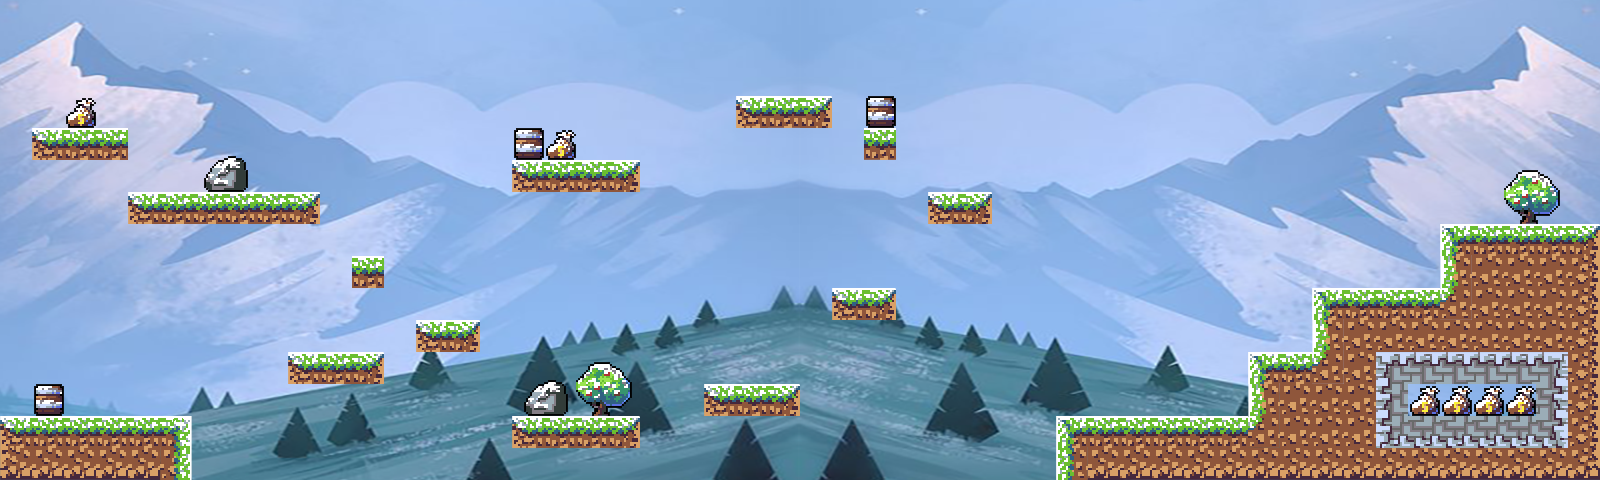

This is a level from a 2D game, rendered from its Tiled map with the project's own tilesets. A one-line summary and the complete map file follow:
An orthogonal 50x15 tile map with 32x32 px tiles, 2 tile layers (Base, Colision), 1 image layer.

<map version="1.2" tiledversion="1.2.5" orientation="orthogonal" renderorder="right-down" width="50" height="15" tilewidth="32" tileheight="32" infinite="0" nextlayerid="4" nextobjectid="1">
 <tileset firstgid="1" source="Platformer_tileset.tsx" />
 <imagelayer id="2" name="Background">
  <image source="platformer_background.png" width="1600" height="480" />
 </imagelayer>
 <layer id="1" name="Base" width="50" height="15">
  <data encoding="csv">
0,0,0,0,0,0,0,0,0,0,0,0,0,0,0,0,0,0,0,0,0,0,0,0,0,0,0,0,0,0,0,0,0,0,0,0,0,0,0,0,0,0,0,0,0,0,0,0,0,0,
0,0,0,0,0,0,0,0,0,0,0,0,0,0,0,0,0,0,0,0,0,0,0,0,0,0,0,0,0,0,0,0,0,0,0,0,0,0,0,0,0,0,0,0,0,0,0,0,0,0,
0,0,0,0,0,0,0,0,0,0,0,0,0,0,0,0,0,0,0,0,0,0,0,0,0,0,0,0,0,0,0,0,0,0,0,0,0,0,0,0,0,0,0,0,0,0,0,0,0,0,
0,0,121,0,0,0,0,0,0,0,0,0,0,0,0,0,0,0,0,0,0,0,0,97,50,99,0,122,0,0,0,0,0,0,0,0,0,0,0,0,0,0,0,0,0,0,0,0,0,0,
0,97,98,98,0,0,0,108,0,0,0,0,0,0,0,0,122,121,0,0,0,0,0,0,0,0,0,50,0,0,0,0,0,0,0,0,0,0,0,0,0,0,0,0,0,0,0,0,0,0,
0,0,0,0,0,0,123,124,0,0,0,0,0,0,0,0,97,98,98,99,0,0,0,0,0,0,0,0,0,0,0,0,0,0,0,0,0,0,0,0,0,0,0,0,0,0,0,111,112,0,
0,0,0,0,97,98,98,98,98,99,0,0,0,0,0,0,0,0,0,0,0,0,0,0,0,0,0,0,0,97,99,0,0,0,0,0,0,0,0,0,0,0,0,0,0,0,0,127,128,0,
0,0,0,0,0,0,0,0,0,0,0,0,0,0,0,0,0,0,0,0,0,0,0,0,0,0,0,0,0,0,0,0,0,0,0,0,0,0,0,0,0,0,0,0,0,49,98,98,98,99,
0,0,0,0,0,0,0,0,0,0,0,98,0,0,0,0,0,0,0,0,0,0,0,0,0,0,0,0,0,0,0,0,0,0,0,0,0,0,0,0,0,0,0,0,0,118,18,18,18,115,
0,0,0,0,0,0,0,0,0,0,0,0,0,0,0,0,0,0,0,0,0,0,0,0,0,0,97,99,0,0,0,0,0,0,0,0,0,0,0,0,0,49,98,98,98,134,18,18,18,115,
0,0,0,0,0,0,0,0,0,0,0,0,0,97,99,0,0,0,0,0,0,0,0,0,0,0,0,0,0,0,0,0,0,0,0,0,0,0,0,0,0,118,18,18,18,18,18,18,18,115,
0,0,0,0,0,0,0,0,0,97,98,99,0,0,0,0,0,108,111,112,0,0,0,0,0,0,0,0,0,0,0,0,0,0,0,0,0,0,0,49,98,134,18,7,8,8,8,8,9,115,
0,122,0,0,0,0,0,0,0,0,0,0,0,0,0,0,123,124,127,128,0,0,97,98,99,0,0,0,0,0,0,0,0,0,0,0,0,0,0,118,18,18,18,23,121,121,121,121,25,115,
97,98,98,98,98,51,0,0,0,0,0,0,0,0,0,0,97,98,98,99,0,0,0,0,0,0,0,0,0,0,0,0,0,49,98,98,98,98,98,134,18,18,18,39,40,40,40,40,41,115,
129,130,130,130,130,67,0,0,0,0,0,0,0,0,0,0,0,0,0,0,0,0,0,0,0,0,0,0,0,0,0,0,0,65,130,130,130,130,130,130,130,130,130,130,130,130,130,130,130,131
</data>
 </layer>
 <layer id="3" name="Colision" width="50" height="15">
  <data encoding="csv">
0,0,0,0,0,0,0,0,0,0,0,0,0,0,0,0,0,0,0,0,0,0,0,0,0,0,0,0,0,0,0,0,0,0,0,0,0,0,0,0,0,0,0,0,0,0,0,0,0,0,
0,0,0,0,0,0,0,0,0,0,0,0,0,0,0,0,0,0,0,0,0,0,0,0,0,0,0,0,0,0,0,0,0,0,0,0,0,0,0,0,0,0,0,0,0,0,0,0,0,0,
0,0,0,0,0,0,0,0,0,0,0,0,0,0,0,0,0,0,0,0,0,0,0,0,0,0,0,0,0,0,0,0,0,0,0,0,0,0,0,0,0,0,0,0,0,0,0,0,0,0,
0,0,0,0,0,0,0,0,0,0,0,0,0,0,0,0,0,0,0,0,0,0,0,0,0,0,0,0,0,0,0,0,0,0,0,0,0,0,0,0,0,0,0,0,0,0,0,0,0,0,
0,0,0,0,0,0,0,0,0,0,0,0,0,0,0,0,0,0,0,0,0,0,0,0,0,0,0,0,0,0,0,0,0,0,0,0,0,0,0,0,0,0,0,0,0,0,0,0,0,0,
0,0,0,0,0,0,0,0,0,0,0,0,0,0,0,0,0,0,0,0,0,0,0,0,0,0,0,0,0,0,0,0,0,0,0,0,0,0,0,0,0,0,0,0,0,0,0,0,0,0,
0,0,0,0,0,0,0,0,0,0,0,0,0,0,0,0,0,0,0,0,0,0,0,0,0,0,0,0,0,0,0,0,0,0,0,0,0,0,0,0,0,0,0,0,0,0,0,0,0,0,
0,0,0,0,0,0,0,0,0,0,0,0,0,0,0,0,0,0,0,0,0,0,0,0,0,0,0,0,0,0,0,0,0,0,0,0,0,0,0,0,0,0,0,0,0,0,0,0,0,0,
0,0,0,0,0,0,0,0,0,0,0,0,0,0,0,0,0,0,0,0,0,0,0,0,0,0,0,0,0,0,0,0,0,0,0,0,0,0,0,0,0,0,0,0,0,0,0,0,0,0,
0,0,0,0,0,0,0,0,0,0,0,0,0,0,0,0,0,0,0,0,0,0,0,0,0,0,0,0,0,0,0,0,0,0,0,0,0,0,0,0,0,0,0,0,0,0,0,0,0,0,
0,0,0,0,0,0,0,0,0,0,0,0,0,0,0,0,0,0,0,0,0,0,0,0,0,0,0,0,0,0,0,0,0,0,0,0,0,0,0,0,0,0,0,0,0,0,0,0,0,0,
0,0,0,0,0,0,0,0,0,0,0,0,0,0,0,0,0,0,0,0,0,0,0,0,0,0,0,0,0,0,0,0,0,0,0,0,0,0,0,0,0,0,0,0,0,0,0,0,0,0,
0,0,0,0,0,0,0,0,0,0,0,0,0,0,0,0,0,0,0,0,0,0,0,0,0,0,0,0,0,0,0,0,0,0,0,0,0,0,0,0,0,0,0,0,0,0,0,0,0,0,
0,0,0,0,0,0,0,0,0,0,0,0,0,0,0,0,0,0,0,0,0,0,0,0,0,0,0,0,0,0,0,0,0,0,0,0,0,0,0,0,0,0,0,0,0,0,0,0,0,0,
0,0,0,0,0,0,0,0,0,0,0,0,0,0,0,0,0,0,0,0,0,0,0,0,0,0,0,0,0,0,0,0,0,0,0,0,0,0,0,0,0,0,0,0,0,0,0,0,0,0
</data>
 </layer>
</map>
